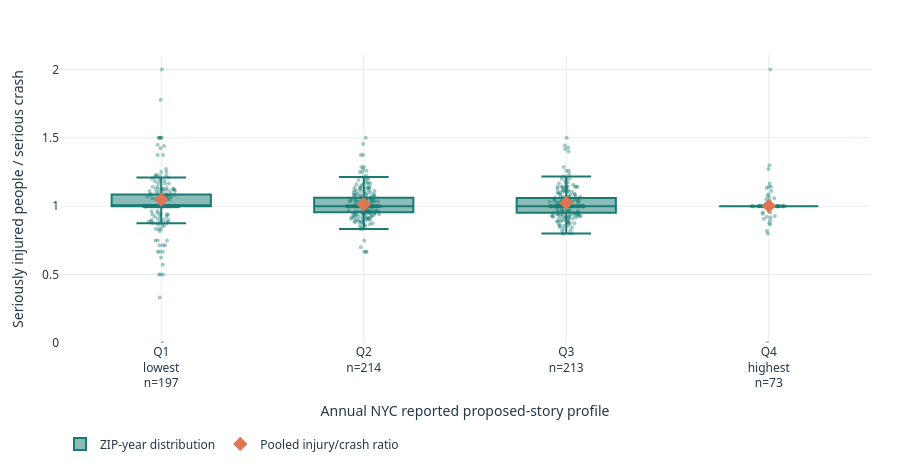

The cell this chart's notebook holds for it:
### Markdown cell above
## 7. Member 1 research using the integrated dataset
Run the housing preparation/export first, then Member 3's integration, and only then this research section. The shared reproduction runner follows that order. These questions read the authoritative integrated CSV without overwriting it.

### RQ1. Do ZIP-years with taller proposed building profiles have a different serious-injury burden per recorded crash?
**Why it matters:** New Yorkers need housing and safe streets. Development-profile and safety reviews should be coordinated, without treating taller proposed profiles as proof of danger or safety.

**What changed:** the previous borough/year heatmap used only housing-unit totals. This original integrated-data visualization connects DOB's reported mean proposed stories with SIRTA's seriously injured people and serious-crash counts. It is not another filing/crash count correlation or unit-change comparison.

**Method:** assign annual NYC-wide quartile groups of positive `avg_proposed_stories` among housing-covered ZIPs, before scope filters or zero-crash exclusions. Ties stay together. For ZIP-years with a usable profile and `crash_count > 0`, calculate `severe_injuries_total / crash_count`. Boxes and points show the ZIP-year distributions; orange diamonds show summed injuries divided by summed crashes, not averages of ZIP ratios. Missing profiles and zero-crash denominators are excluded from this question, not turned into zeros.

**Limits and impact:** a filing-derived story average is not the height of every building or evidence of completed construction. This ratio describes recorded-event injury burden, not personal risk. Reporting, density, exposure and actual construction timing can confound the pattern; correlation is not causation. DOT, housing planners and community boards can use the findings to frame street-level investigation, then obtain traffic/pedestrian counts and actual work-zone dates before decisions.

### Code cell
import sys
from pathlib import Path
import numpy as np
import pandas as pd
import matplotlib.pyplot as plt
import seaborn as sns
from IPython.display import display, Markdown

ROOT = Path.cwd()
if not (ROOT / "app" / "data.py").is_file():
    ROOT = ROOT.parent
sys.path.insert(0, str(ROOT))
sys.path.insert(0, str(ROOT / "members" / "member1_housing"))
from app.data import Selection, build_report, load_dataset, building_profile_findings, PROFILE_BENCHMARK_NOTE
from app.charts import building_profile_figure

BOROUGH_ORDER = ["MANHATTAN", "BROOKLYN", "QUEENS", "BRONX", "STATEN ISLAND"]
BOROUGH_COLORS = dict(zip(BOROUGH_ORDER, sns.color_palette("colorblind", 5)))
housing_integrated = load_dataset()
profile_report = build_report(housing_integrated, Selection())
building_profile_figure(profile_report).show(renderer="plotly_mimetype")
profile_finding, profile_surprise = building_profile_findings(profile_report)
display(Markdown("**Calculated RQ1 finding:** " + profile_finding))
display(Markdown("**What challenges the simple story:** " + profile_surprise))
display(Markdown(PROFILE_BENCHMARK_NOTE))
display(profile_report.profile_summary.round(4))
display({
    "eligible_zip_years": profile_report.coverage["building_profile_rows"],
    "unknown_housing_rows": profile_report.coverage["unknown_housing_rows"],
    "missing_or_nonpositive_profile_rows": profile_report.coverage["unknown_building_profile_rows"],
    "profile_rows_with_zero_recorded_crashes": profile_report.coverage["zero_crash_profile_rows"],
})
display(Markdown(
    "**Interpretation and action:** group medians and pooled ratios answer different descriptive questions. "
    "The outcome is injured people per recorded serious crash, not a population-adjusted risk estimate. "
    "DOT and housing planners should verify local traffic/pedestrian exposure and actual construction dates "
    "before acting on the pattern; it cannot establish a building-height effect."
))

# RQ2 retains the housing-covered population, including documented structural crash zeros.
housing_analysis = housing_integrated.loc[housing_integrated["has_housing_data"]].copy()

### Figure 1 — Plotly figure (JSON) as saved in the notebook; plotly's stock layout.template omitted (floating-point values rounded to 4 significant figures; data arrays with more than 128 entries replaced by an {"elided": "..."} marker saying what was removed)
{"data": [{"boxpoints": "all", "customdata": {"elided": "697x5 mixed values"}, "hovertemplate": "ZIP %{customdata[0]} / %{customdata[1]}<br>Reported mean proposed stories: %{customdata[2]:.2f}<br>People seriously injured: %{customdata[3]:,.0f}<br>Recorded serious crashes: %{customdata[4]:,.0f}<br>Injuries per crash: %{y:.2f}<extra></extra>", "jitter": 0.35, "line": {"color": "#187a73"}, "marker": {"color": "#187a73", "opacity": 0.4, "size": 4}, "name": "ZIP-year distribution", "pointpos": 0, "type": "box", "x": {"elided": "697 str values"}, "y": {"elided": "697 float values"}}, {"customdata": [[197, 2073, 1979], [214, 4134, 4080], [213, 3749, 3660], [73, 809, 807]], "hovertemplate": "%{x}<br>ZIP-years: %{customdata[0]:,.0f}<br>People seriously injured: %{customdata[1]:,.0f}<br>Recorded serious crashes: %{customdata[2]:,.0f}<br>Pooled ratio: %{y:.2f}<extra></extra>", "marker": {"color": "#df7653", "size": 11, "symbol": "diamond"}, "mode": "markers", "name": "Pooled injury/crash ratio", "type": "scatter", "x": ["Q1 / lowest", "Q2", "Q3", "Q4 / highest"], "y": [1.047, 1.013, 1.024, 1.002]}], "layout": {"font": {"color": "#253847", "family": "Segoe UI, Arial, sans-serif", "size": 12}, "height": 470, "hoverlabel": {"bgcolor": "white"}, "legend": {"orientation": "h", "x": 0, "y": -0.3}, "margin": {"b": 110, "l": 60, "r": 30, "t": 55}, "paper_bgcolor": "rgba(0,0,0,0)", "plot_bgcolor": "rgba(0,0,0,0)", "xaxis": {"categoryarray": ["Q1 / lowest", "Q2", "Q3", "Q4 / highest"], "categoryorder": "array", "gridcolor": "#e8ecec", "tickmode": "array", "ticktext": ["Q1<br>lowest<br>n=197", "Q2<br>n=214", "Q3<br>n=213", "Q4<br>highest<br>n=73"], "tickvals": ["Q1 / lowest", "Q2", "Q3", "Q4 / highest"], "title": {"text": "Annual NYC reported proposed-story profile"}, "type": "category", "zeroline": false}, "yaxis": {"gridcolor": "#e8ecec", "rangemode": "tozero", "title": {"text": "Seriously injured people / serious crash"}, "zeroline": false}}}
